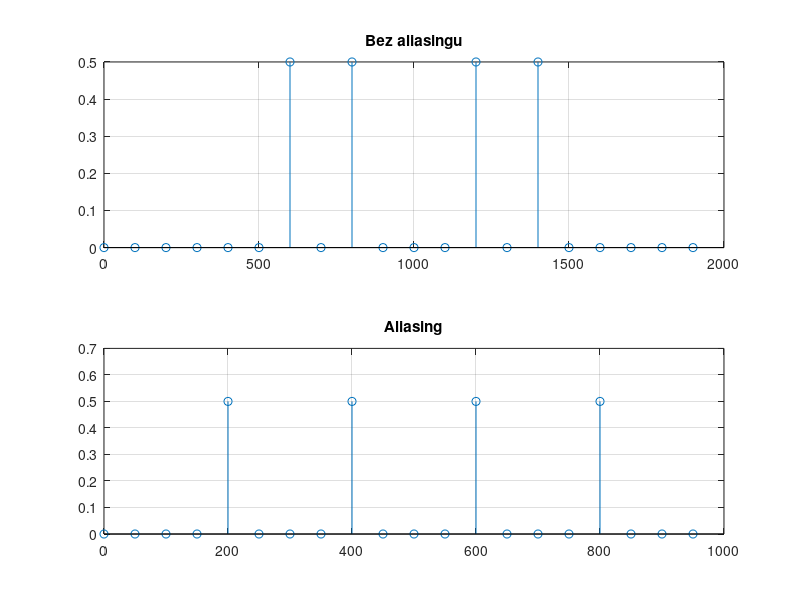

Here is the MATLAB script that generated this plot:
%Aliasing
clc; clear close all;
N=20;
fs=2000;
n=0:N-1;
tx=n/fs;
x=sin(2*pi*600*tx)+sin(2*pi*800*tx);
X=fft(x);
f=0:fs/N:fs-fs/N;
%Aliasing
fs1=1000;
tx1=n/fs1;
x1=sin(2*pi*600*tx1)+sin(2*pi*800*tx1);
X1=fft(x1);
f1=0:fs1/N:fs1-fs1/N;

figure(1)
    subplot(2,1,1)
        stem(f,abs(X)/N);grid on; hold on;
        title('Bez aliasingu');
    subplot(2,1,2)
        stem(f1,abs(X1)/N);grid on; hold on;
        title('Aliasing');